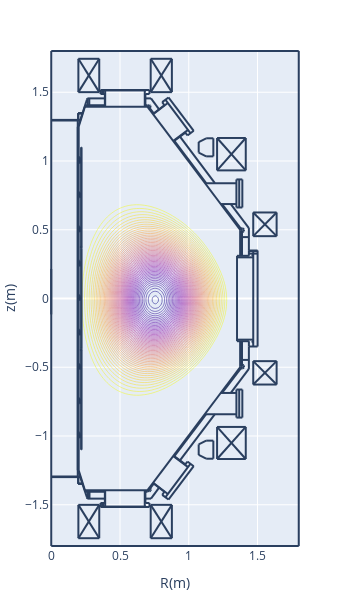

Notebook code for this chart:
### Code cell
# poloidal current
pl.d_contour(cond['pol_current'])

### Figure 1 — Plotly figure (JSON) as saved in the notebook; plotly's stock layout.template omitted (floating-point values rounded to 4 significant figures; data arrays with more than 128 entries replaced by an {"elided": "..."} marker saying what was removed)
{"data": [{"contours": {"coloring": "lines"}, "dx": 0.02, "dy": 0.02, "ncontours": 100, "showscale": false, "type": "contour", "x0": 0, "y0": -1.8, "z": {"elided": "181x91 float values"}}], "layout": {"height": 597.3, "margin": {"autoexpand": false, "b": 50, "l": 50, "r": 50, "t": 50}, "shapes": [{"type": "line", "x0": 0.2652, "x1": 0.2652, "y0": -1.406, "y1": -1.455}, {"type": "line", "x0": 0.2766, "x1": 0.2766, "y0": -1.406, "y1": -1.455}, {"type": "line", "x0": 0.1927, "x1": 0.1927, "y0": -1.299, "y1": 1.299}, {"type": "line", "x0": 0.1927, "x1": 0.1927, "y0": -1.249, "y1": 1.249}, {"type": "line", "x0": 0.195, "x1": 0.195, "y0": -1.251, "y1": 1.249}, {"type": "line", "x0": 0.1995, "x1": 0.1995, "y0": -1.249, "y1": 1.249}, {"type": "line", "x0": 1.376, "x1": 0.7005, "y0": 0.4965, "y1": 1.394}, {"type": "line", "x0": 0.2199, "x1": 0.2199, "y0": 0.3695, "y1": 1.099}, {"type": "line", "x0": 0.2176, "x1": 0.2176, "y0": 0.3695, "y1": 1.099}, {"type": "line", "x0": 1.376, "x1": 0.7005, "y0": -0.4965, "y1": -1.394}, {"type": "line", "x0": 0.2176, "x1": 0.2176, "y0": -0.3695, "y1": -1.099}, {"type": "line", "x0": 0.2199, "x1": 0.2199, "y0": -0.3695, "y1": -1.099}, {"type": "line", "x0": 0.1995, "x1": 0.2448, "y0": -1.249, "y1": -1.394}, {"type": "line", "x0": 0.1972, "x1": 0.1972, "y0": -1.299, "y1": -1.344}, {"type": "line", "x0": 0.195, "x1": 0.195, "y0": -1.299, "y1": -1.349}, {"type": "line", "x0": 0.195, "x1": 0.229, "y0": -1.349, "y1": -1.349}, {"type": "line", "x0": 0.195, "x1": 0.2267, "y0": -1.344, "y1": -1.344}, {"type": "line", "x0": 0.1995, "x1": 0.1995, "y0": -0.9975, "y1": -0.9748}, {"type": "line", "x0": 0.2086, "x1": 0.2086, "y0": -1.009, "y1": -0.9907}, {"type": "line", "x0": 0.2086, "x1": 0.2086, "y0": -1.009, "y1": -0.9929}, {"type": "line", "x0": 0.2063, "x1": 0.2063, "y0": -1.011, "y1": -0.9748}, {"type": "line", "x0": 0, "x1": 0.2108, "y0": -1.294, "y1": -1.294}, {"type": "line", "x0": 0, "x1": 0.2131, "y0": -1.299, "y1": -1.299}, {"type": "line", "x0": 0.1995, "x1": 0.1995, "y0": -1.011, "y1": -1.002}, {"type": "line", "x0": 0.2063, "x1": 0.2086, "y0": -1.007, "y1": -1.007}, {"type": "line", "x0": 0.2086, "x1": 0.2086, "y0": -1.004, "y1": -1.004}, {"type": "line", "x0": 0.2086, "x1": 0.2176, "y0": -1.009, "y1": -1.009}, {"type": "line", "x0": 0.1995, "x1": 0.2063, "y0": -1.011, "y1": -1.011}, {"type": "line", "x0": 0.2199, "x1": 0.2176, "y0": -1.099, "y1": -1.099}, {"type": "line", "x0": 0.2063, "x1": 0.2086, "y0": -0.9929, "y1": -0.9929}, {"type": "line", "x0": 0.2086, "x1": 0.2086, "y0": -0.9975, "y1": -0.9975}, {"type": "line", "x0": 0.2086, "x1": 0.2176, "y0": -0.9929, "y1": -0.9929}, {"type": "line", "x0": 0.2086, "x1": 0.2176, "y0": -0.9907, "y1": -0.9907}, {"type": "line", "x0": 0.1995, "x1": 0.2063, "y0": -0.9748, "y1": -0.9748}, {"type": "line", "x0": 0.2086, "x1": 0.2176, "y0": -0.7594, "y1": -0.7594}, {"type": "line", "x0": 0.1995, "x1": 0.2063, "y0": -0.7617, "y1": -0.7617}, {"type": "line", "x0": 0.2086, "x1": 0.2086, "y0": -0.7594, "y1": -0.7413}, {"type": "line", "x0": 0.2086, "x1": 0.2086, "y0": -0.7594, "y1": -0.739}, {"type": "line", "x0": 0.1995, "x1": 0.1995, "y0": -0.7617, "y1": -0.7526}, {"type": "line", "x0": 0.2063, "x1": 0.2063, "y0": -0.7617, "y1": -0.7254}, {"type": "line", "x0": 0.1995, "x1": 0.2063, "y0": -0.7254, "y1": -0.7254}, {"type": "line", "x0": 0.2086, "x1": 0.2176, "y0": -0.739, "y1": -0.739}, {"type": "line", "x0": 0.2086, "x1": 0.2176, "y0": -0.7413, "y1": -0.7413}, {"type": "line", "x0": 0.2086, "x1": 0.2086, "y0": -0.7526, "y1": -0.7526}, {"type": "line", "x0": 0.2063, "x1": 0.2086, "y0": -0.7572, "y1": -0.7572}, {"type": "line", "x0": 0.2086, "x1": 0.2086, "y0": -0.7458, "y1": -0.7458}, {"type": "line", "x0": 0.2063, "x1": 0.2086, "y0": -0.7436, "y1": -0.7436}, {"type": "line", "x0": 0.1995, "x1": 0.1995, "y0": -0.7481, "y1": -0.7254}, {"type": "line", "x0": 0.3582, "x1": 0.7141, "y0": -1.517, "y1": -1.517}, {"type": "line", "x0": 0.3854, "x1": 0.6869, "y0": -1.514, "y1": -1.514}, {"type": "line", "x0": 0.3854, "x1": 0.6869, "y0": -1.514, "y1": -1.514}, {"type": "line", "x0": 0.2426, "x1": 0.7096, "y0": -1.394, "y1": -1.394}, {"type": "line", "x0": 0.3922, "x1": 0.3922, "y0": -1.514, "y1": -1.394}, {"type": "line", "x0": 0.3582, "x1": 0.3582, "y0": -1.517, "y1": -1.487}, {"type": "line", "x0": 0.3786, "x1": 0.3786, "y0": -1.517, "y1": -1.487}, {"type": "line", "x0": 0.3695, "x1": 0.3695, "y0": -1.517, "y1": -1.487}, {"type": "line", "x0": 0.3831, "x1": 0.3831, "y0": -1.517, "y1": -1.512}, {"type": "line", "x0": 0.3831, "x1": 0.3854, "y0": -1.512, "y1": -1.514}, {"type": "line", "x0": 0.3854, "x1": 0.3854, "y0": -1.514, "y1": -1.514}, {"type": "line", "x0": 0.3899, "x1": 0.263, "y0": -1.455, "y1": -1.455}, {"type": "line", "x0": 0.3582, "x1": 0.3899, "y0": -1.487, "y1": -1.487}, {"type": "line", "x0": 0.2471, "x1": 0.3899, "y0": -1.406, "y1": -1.406}, {"type": "line", "x0": 0.2766, "x1": 0.2766, "y0": -1.455, "y1": -1.406}, {"type": "line", "x0": 0.2652, "x1": 0.2652, "y0": -1.455, "y1": -1.406}, {"type": "line", "x0": 0.2584, "x1": 0.263, "y0": -1.444, "y1": -1.455}, {"type": "line", "x0": 0.2426, "x1": 0.2448, "y0": -1.394, "y1": -1.392}, {"type": "line", "x0": 0.3899, "x1": 0.3899, "y0": -1.487, "y1": -1.394}, {"type": "line", "x0": 0.6801, "x1": 0.6801, "y0": -1.514, "y1": -1.394}, {"type": "line", "x0": 0.7141, "x1": 0.7141, "y0": -1.517, "y1": -1.487}, {"type": "line", "x0": 0.6914, "x1": 0.6914, "y0": -1.517, "y1": -1.512}, {"type": "line", "x0": 0.6914, "x1": 0.6869, "y0": -1.512, "y1": -1.514}, {"type": "line", "x0": 0.6869, "x1": 0.6869, "y0": -1.514, "y1": -1.514}, {"type": "line", "x0": 0.6846, "x1": 0.6846, "y0": -1.487, "y1": -1.394}, {"type": "line", "x0": 0.6846, "x1": 0.7141, "y0": -1.487, "y1": -1.487}, {"type": "line", "x0": 0.7254, "x1": 0.6846, "y0": -1.455, "y1": -1.455}, {"type": "line", "x0": 0.7118, "x1": 0.705, "y0": -1.392, "y1": -1.387}, {"type": "line", "x0": 0.7055, "x1": 0.715, "y0": -1.4, "y1": -1.402}, {"type": "line", "x0": 0.715, "x1": 0.7223, "y0": -1.402, "y1": -1.397}, {"type": "line", "x0": 0.7223, "x1": 0.7248, "y0": -1.397, "y1": -1.389}, {"type": "line", "x0": 0.7248, "x1": 0.7198, "y0": -1.389, "y1": -1.381}, {"type": "line", "x0": 0.6846, "x1": 0.7005, "y0": -1.406, "y1": -1.406}, {"type": "line", "x0": 0.2199, "x1": 0.2199, "y0": -0.3627, "y1": 0.3627}, {"type": "line", "x0": 0.2176, "x1": 0.2176, "y0": -0.3627, "y1": 0.3627}, {"type": "line", "x0": 0.1995, "x1": 0.1995, "y0": -0.4965, "y1": -0.4761}, {"type": "line", "x0": 0.2063, "x1": 0.2063, "y0": -0.5123, "y1": -0.4761}, {"type": "line", "x0": 0.1995, "x1": 0.1995, "y0": -0.5123, "y1": -0.5033}, {"type": "line", "x0": 0.2086, "x1": 0.2086, "y0": -0.5101, "y1": -0.4897}, {"type": "line", "x0": 0.2086, "x1": 0.2086, "y0": -0.5101, "y1": -0.4919}, {"type": "line", "x0": 0.2086, "x1": 0.2176, "y0": -0.5101, "y1": -0.5101}, {"type": "line", "x0": 0.2063, "x1": 0.2086, "y0": -0.4942, "y1": -0.4942}, {"type": "line", "x0": 0.2086, "x1": 0.2086, "y0": -0.4965, "y1": -0.4965}, {"type": "line", "x0": 0.2063, "x1": 0.2086, "y0": -0.5055, "y1": -0.5055}, {"type": "line", "x0": 0.2086, "x1": 0.2086, "y0": -0.5033, "y1": -0.5033}, {"type": "line", "x0": 0.2086, "x1": 0.2176, "y0": -0.4919, "y1": -0.4919}, {"type": "line", "x0": 0.2086, "x1": 0.2176, "y0": -0.4897, "y1": -0.4897}, {"type": "line", "x0": 0.1995, "x1": 0.2063, "y0": -0.5123, "y1": -0.5123}, {"type": "line", "x0": 0.1995, "x1": 0.2063, "y0": -0.4761, "y1": -0.4761}, {"type": "line", "x0": 0.2154, "x1": 0.2176, "y0": -0.365, "y1": -0.3627}, {"type": "line", "x0": 0.2206, "x1": 0.2218, "y0": -0.3642, "y1": -0.3614}, {"type": "line", "x0": 0.2199, "x1": 0.2176, "y0": -0.3695, "y1": -0.3695}, {"type": "line", "x0": 0.2176, "x1": 0.2154, "y0": -0.3786, "y1": -0.3786}, {"type": "line", "x0": 0.2154, "x1": 0.2154, "y0": -0.3786, "y1": -0.3695}, {"type": "line", "x0": 0.2176, "x1": 0.2176, "y0": -0.3786, "y1": -0.3695}, {"type": "line", "x0": 0.2169, "x1": 0.2157, "y0": -0.365, "y1": -0.3678}, {"type": "line", "x0": 0.2183, "x1": 0.2177, "y0": -0.3664, "y1": -0.3678}, {"type": "line", "x0": 0.2176, "x1": 0.2199, "y0": -0.3673, "y1": -0.365}, {"type": "line", "x0": 0.2192, "x1": 0.2197, "y0": -0.3628, "y1": -0.3614}, {"type": "line", "x0": 0.1995, "x1": 0.1995, "y0": -0.263, "y1": -0.2516}, {"type": "line", "x0": 0.2063, "x1": 0.2063, "y0": -0.263, "y1": -0.2267}, {"type": "line", "x0": 0.2086, "x1": 0.2086, "y0": -0.2607, "y1": -0.2426}, {"type": "line", "x0": 0.2086, "x1": 0.2086, "y0": -0.2607, "y1": -0.2403}, {"type": "line", "x0": 0.2086, "x1": 0.2176, "y0": -0.2607, "y1": -0.2607}, {"type": "line", "x0": 0.2086, "x1": 0.2086, "y0": -0.2539, "y1": -0.2539}, {"type": "line", "x0": 0.2063, "x1": 0.2086, "y0": -0.2562, "y1": -0.2562}, {"type": "line", "x0": 0.1995, "x1": 0.2063, "y0": -0.263, "y1": -0.263}, {"type": "line", "x0": 0.1995, "x1": 0.1995, "y0": -0.2471, "y1": -0.2267}, {"type": "line", "x0": 0.2086, "x1": 0.2176, "y0": -0.2403, "y1": -0.2403}, {"type": "line", "x0": 0.2086, "x1": 0.2176, "y0": -0.2426, "y1": -0.2426}, {"type": "line", "x0": 0.2086, "x1": 0.2086, "y0": -0.2471, "y1": -0.2471}, {"type": "line", "x0": 0.2063, "x1": 0.2086, "y0": -0.2426, "y1": -0.2426}, {"type": "line", "x0": 0.1995, "x1": 0.2063, "y0": -0.2267, "y1": -0.2267}, {"type": "line", "x0": 0.1995, "x1": 0.2063, "y0": -0.01133, "y1": -0.01133}, {"type": "line", "x0": 0.1995, "x1": 0.2063, "y0": 0.02494, "y1": 0.02494}, {"type": "line", "x0": 0.1995, "x1": 0.1995, "y0": -0.01133, "y1": -0.002267}, {"type": "line", "x0": 0.1995, "x1": 0.1995, "y0": 0.002267, "y1": 0.02494}, {"type": "line", "x0": 0.2063, "x1": 0.2063, "y0": -0.01133, "y1": 0.02494}, {"type": "line", "x0": 0.2086, "x1": 0.2086, "y0": -0.009068, "y1": 0.006801}, {"type": "line", "x0": 0.2086, "x1": 0.2086, "y0": -0.009068, "y1": 0.009068}, {"type": "line", "x0": 0.2086, "x1": 0.2176, "y0": -0.009068, "y1": -0.009068}, {"type": "line", "x0": 0.2086, "x1": 0.2086, "y0": -0.004534, "y1": -0.004534}, {"type": "line", "x0": 0.2063, "x1": 0.2086, "y0": -0.006801, "y1": -0.006801}, {"type": "line", "x0": 0.2086, "x1": 0.2176, "y0": 0.009068, "y1": 0.009068}, {"type": "line", "x0": 0.2086, "x1": 0.2176, "y0": 0.006801, "y1": 0.006801}, {"type": "line", "x0": 0.2086, "x1": 0.2086, "y0": 0.002267, "y1": 0.002267}, {"type": "line", "x0": 0.2063, "x1": 0.2086, "y0": 0.006801, "y1": 0.006801}, {"type": "line", "x0": 0.2176, "x1": 0.2176, "y0": 0.3786, "y1": 0.3695}, {"type": "line", "x0": 0.2154, "x1": 0.2154, "y0": 0.3786, "y1": 0.3695}, {"type": "line", "x0": 0.1995, "x1": 0.1995, "y0": 0.2516, "y1": 0.2743}, {"type": "line", "x0": 0.2063, "x1": 0.2063, "y0": 0.238, "y1": 0.2743}, {"type": "line", "x0": 0.2086, "x1": 0.2086, "y0": 0.2403, "y1": 0.2607}, {"type": "line", "x0": 0.1995, "x1": 0.2063, "y0": 0.238, "y1": 0.238}, {"type": "line", "x0": 0.1995, "x1": 0.1995, "y0": 0.238, "y1": 0.2471}, {"type": "line", "x0": 0.2063, "x1": 0.2086, "y0": 0.2562, "y1": 0.2562}, {"type": "line", "x0": 0.2086, "x1": 0.2086, "y0": 0.2539, "y1": 0.2539}, {"type": "line", "x0": 0.2086, "x1": 0.2176, "y0": 0.2584, "y1": 0.2584}, {"type": "line", "x0": 0.2063, "x1": 0.2086, "y0": 0.2426, "y1": 0.2426}, {"type": "line", "x0": 0.2086, "x1": 0.2086, "y0": 0.2471, "y1": 0.2471}, {"type": "line", "x0": 0.2086, "x1": 0.2176, "y0": 0.2403, "y1": 0.2403}, {"type": "line", "x0": 0.2086, "x1": 0.2086, "y0": 0.2403, "y1": 0.2584}, {"type": "line", "x0": 0.2086, "x1": 0.2176, "y0": 0.2607, "y1": 0.2607}, {"type": "line", "x0": 0.1995, "x1": 0.2063, "y0": 0.2743, "y1": 0.2743}, {"type": "line", "x0": 0.2177, "x1": 0.2183, "y0": 0.3696, "y1": 0.3682}, {"type": "line", "x0": 0.2157, "x1": 0.2169, "y0": 0.3696, "y1": 0.3668}, {"type": "line", "x0": 0.2176, "x1": 0.2199, "y0": 0.3673, "y1": 0.365}, {"type": "line", "x0": 0.2218, "x1": 0.2206, "y0": 0.3632, "y1": 0.366}, {"type": "line", "x0": 0.2154, "x1": 0.2176, "y0": 0.365, "y1": 0.3627}, {"type": "line", "x0": 0.2197, "x1": 0.2192, "y0": 0.3632, "y1": 0.3646}, {"type": "line", "x0": 0.2199, "x1": 0.2176, "y0": 0.3695, "y1": 0.3695}, {"type": "line", "x0": 0.2176, "x1": 0.2154, "y0": 0.3786, "y1": 0.3786}, {"type": "line", "x0": 0.1995, "x1": 0.1995, "y0": 0.5033, "y1": 0.5237}, {"type": "line", "x0": 0.1995, "x1": 0.1995, "y0": 0.4874, "y1": 0.4965}, {"type": "line", "x0": 0.2063, "x1": 0.2063, "y0": 0.4874, "y1": 0.5237}, {"type": "line", "x0": 0.2086, "x1": 0.2086, "y0": 0.4897, "y1": 0.5078}, {"type": "line", "x0": 0.2086, "x1": 0.2086, "y0": 0.4897, "y1": 0.5101}, {"type": "line", "x0": 0.2086, "x1": 0.2176, "y0": 0.4897, "y1": 0.4897}, {"type": "line", "x0": 0.2086, "x1": 0.2086, "y0": 0.4965, "y1": 0.4965}, {"type": "line", "x0": 0.2063, "x1": 0.2086, "y0": 0.4942, "y1": 0.4942}, {"type": "line", "x0": 0.2086, "x1": 0.2176, "y0": 0.5101, "y1": 0.5101}, {"type": "line", "x0": 0.2086, "x1": 0.2176, "y0": 0.5078, "y1": 0.5078}, {"type": "line", "x0": 0.2086, "x1": 0.2086, "y0": 0.5033, "y1": 0.5033}, {"type": "line", "x0": 0.2063, "x1": 0.2086, "y0": 0.5055, "y1": 0.5055}, {"type": "line", "x0": 0.1995, "x1": 0.2063, "y0": 0.4874, "y1": 0.4874}, {"type": "line", "x0": 0.1995, "x1": 0.2063, "y0": 0.5237, "y1": 0.5237}, {"type": "line", "x0": 1.501, "x1": 1.501, "y0": 0.3491, "y1": -0.3491}, {"type": "line", "x0": 1.351, "x1": 1.351, "y0": 0.3106, "y1": -0.3106}, {"type": "line", "x0": 1.469, "x1": 1.469, "y0": 0.3491, "y1": -0.3491}, {"type": "line", "x0": 1.387, "x1": 1.387, "y0": -0.3106, "y1": -0.4965}, {"type": "line", "x0": 1.374, "x1": 1.374, "y0": -0.3106, "y1": -0.4965}, {"type": "line", "x0": 1.462, "x1": 1.462, "y0": -0.3196, "y1": -0.3106}, {"type": "line", "x0": 1.437, "x1": 1.437, "y0": -0.3106, "y1": -0.3491}, {"type": "line", "x0": 1.437, "x1": 1.501, "y0": -0.3491, "y1": -0.3491}, {"type": "line", "x0": 1.437, "x1": 1.437, "y0": -0.3491, "y1": -0.5123}, {"type": "line", "x0": 1.379, "x1": 1.392, "y0": -0.5069, "y1": -0.5093}, {"type": "line", "x0": 1.392, "x1": 1.402, "y0": -0.5093, "y1": -0.4997}, {"type": "line", "x0": 1.402, "x1": 1.4, "y0": -0.4997, "y1": -0.4862}, {"type": "line", "x0": 1.4, "x1": 1.388, "y0": -0.4862, "y1": -0.48}, {"type": "line", "x0": 1.374, "x1": 1.374, "y0": -0.4965, "y1": -0.4987}, {"type": "line", "x0": 1.383, "x1": 1.378, "y0": -0.501, "y1": -0.4965}, {"type": "line", "x0": 1.387, "x1": 1.437, "y0": -0.4466, "y1": -0.4466}, {"type": "line", "x0": 1.462, "x1": 1.469, "y0": -0.3196, "y1": -0.3196}, {"type": "line", "x0": 1.351, "x1": 1.469, "y0": -0.2992, "y1": -0.2992}, {"type": "line", "x0": 1.351, "x1": 1.437, "y0": -0.3106, "y1": -0.3106}, {"type": "line", "x0": 1.462, "x1": 1.469, "y0": -0.3106, "y1": -0.3106}, {"type": "line", "x0": 1.437, "x1": 1.437, "y0": 0.5123, "y1": 0.3514}, {"type": "line", "x0": 1.387, "x1": 1.387, "y0": 0.4965, "y1": 0.3106}, {"type": "line", "x0": 1.374, "x1": 1.374, "y0": 0.4965, "y1": 0.3106}, {"type": "line", "x0": 1.437, "x1": 1.501, "y0": 0.3491, "y1": 0.3491}, {"type": "line", "x0": 1.501, "x1": 1.437, "y0": 0.3264, "y1": 0.3264}, {"type": "line", "x0": 1.501, "x1": 1.437, "y0": 0.3446, "y1": 0.3446}, {"type": "line", "x0": 1.351, "x1": 1.469, "y0": 0.2992, "y1": 0.2992}, {"type": "line", "x0": 1.351, "x1": 1.437, "y0": 0.3106, "y1": 0.3106}, {"type": "line", "x0": 1.462, "x1": 1.462, "y0": 0.3196, "y1": 0.3106}, {"type": "line", "x0": 1.437, "x1": 1.437, "y0": 0.3514, "y1": 0.3106}, {"type": "line", "x0": 1.462, "x1": 1.469, "y0": 0.3106, "y1": 0.3106}, {"type": "line", "x0": 1.462, "x1": 1.469, "y0": 0.3196, "y1": 0.3196}, {"type": "line", "x0": 1.388, "x1": 1.4, "y0": 0.4818, "y1": 0.488}, {"type": "line", "x0": 1.4, "x1": 1.402, "y0": 0.488, "y1": 0.5015}, {"type": "line", "x0": 1.402, "x1": 1.392, "y0": 0.5015, "y1": 0.5111}, {"type": "line", "x0": 1.392, "x1": 1.379, "y0": 0.5111, "y1": 0.5088}, {"type": "line", "x0": 1.387, "x1": 1.437, "y0": 0.4466, "y1": 0.4466}, {"type": "line", "x0": 1.374, "x1": 1.374, "y0": 0.4965, "y1": 0.4987}, {"type": "line", "x0": 1.383, "x1": 1.378, "y0": 0.501, "y1": 0.4965}, {"type": "line", "x0": 0.1995, "x1": 0.2448, "y0": 1.249, "y1": 1.394}, {"type": "line", "x0": 0.1995, "x1": 0.1995, "y0": 0.7526, "y1": 0.773}, {"type": "line", "x0": 0.2063, "x1": 0.2063, "y0": 0.7368, "y1": 0.773}, {"type": "line", "x0": 0.1995, "x1": 0.1995, "y0": 0.7368, "y1": 0.7481}, {"type": "line", "x0": 0.2063, "x1": 0.2086, "y0": 0.7572, "y1": 0.7572}, {"type": "line", "x0": 0.2086, "x1": 0.2086, "y0": 0.7526, "y1": 0.7526}, {"type": "line", "x0": 0.2063, "x1": 0.2086, "y0": 0.7436, "y1": 0.7436}, {"type": "line", "x0": 0.2086, "x1": 0.2086, "y0": 0.7458, "y1": 0.7458}, {"type": "line", "x0": 0.2086, "x1": 0.2086, "y0": 0.739, "y1": 0.7594}, {"type": "line", "x0": 0.2086, "x1": 0.2086, "y0": 0.739, "y1": 0.7572}, {"type": "line", "x0": 0.2086, "x1": 0.2176, "y0": 0.739, "y1": 0.739}, {"type": "line", "x0": 0.2086, "x1": 0.2176, "y0": 0.7572, "y1": 0.7572}, {"type": "line", "x0": 0.2086, "x1": 0.2176, "y0": 0.7594, "y1": 0.7594}, {"type": "line", "x0": 0.1995, "x1": 0.2063, "y0": 0.7368, "y1": 0.7368}, {"type": "line", "x0": 0.1995, "x1": 0.2063, "y0": 0.773, "y1": 0.773}, {"type": "line", "x0": 0.2086, "x1": 0.2086, "y0": 0.9907, "y1": 1.009}, {"type": "line", "x0": 0.2086, "x1": 0.2086, "y0": 0.9907, "y1": 1.007}, {"type": "line", "x0": 0.2086, "x1": 0.2176, "y0": 0.9907, "y1": 0.9907}, {"type": "line", "x0": 0.2086, "x1": 0.2176, "y0": 1.007, "y1": 1.007}, {"type": "line", "x0": 0.2086, "x1": 0.2176, "y0": 1.009, "y1": 1.009}, {"type": "line", "x0": 0.2063, "x1": 0.2063, "y0": 0.9884, "y1": 1.025}, {"type": "line", "x0": 0.2086, "x1": 0.2086, "y0": 1.009, "y1": 1.025}, {"type": "line", "x0": 0.1995, "x1": 0.1995, "y0": 1.002, "y1": 1.025}, {"type": "line", "x0": 0.1995, "x1": 0.1995, "y0": 1.002, "y1": 1.025}, {"type": "line", "x0": 0.1995, "x1": 0.1995, "y0": 0.9884, "y1": 0.9975}, {"type": "line", "x0": 0.2086, "x1": 0.2086, "y0": 1.009, "y1": 1.025}, {"type": "line", "x0": 0.2063, "x1": 0.2063, "y0": 0.9884, "y1": 1.025}, {"type": "line", "x0": 0.2086, "x1": 0.2176, "y0": 1.009, "y1": 1.009}, {"type": "line", "x0": 0.2086, "x1": 0.2176, "y0": 1.007, "y1": 1.007}, {"type": "line", "x0": 0.2086, "x1": 0.2176, "y0": 0.9907, "y1": 0.9907}, {"type": "line", "x0": 0.2086, "x1": 0.2086, "y0": 0.9907, "y1": 1.007}, {"type": "line", "x0": 0.2086, "x1": 0.2086, "y0": 0.9907, "y1": 1.009}, {"type": "line", "x0": 0.2086, "x1": 0.2086, "y0": 0.9952, "y1": 0.9952}, {"type": "line", "x0": 0.2086, "x1": 0.2086, "y0": 0.9884, "y1": 0.9907}, {"type": "line", "x0": 0.2063, "x1": 0.2086, "y0": 0.9929, "y1": 0.9929}, {"type": "line", "x0": 0.2086, "x1": 0.2086, "y0": 1.002, "y1": 1.002}, {"type": "line", "x0": 0.2063, "x1": 0.2086, "y0": 1.007, "y1": 1.007}, {"type": "line", "x0": 0.1995, "x1": 0.2086, "y0": 0.9884, "y1": 0.9884}, {"type": "line", "x0": 0.1995, "x1": 0.2086, "y0": 1.025, "y1": 1.025}, {"type": "line", "x0": 0.1995, "x1": 0.2086, "y0": 1.025, "y1": 1.025}, {"type": "line", "x0": 0.2063, "x1": 0.2086, "y0": 1.007, "y1": 1.007}, {"type": "line", "x0": 0.2086, "x1": 0.2086, "y0": 1.002, "y1": 1.002}, {"type": "line", "x0": 0.2063, "x1": 0.2086, "y0": 0.9929, "y1": 0.9929}, {"type": "line", "x0": 0.2086, "x1": 0.2086, "y0": 0.9884, "y1": 0.9907}, {"type": "line", "x0": 0.2086, "x1": 0.2086, "y0": 0.9952, "y1": 0.9952}, {"type": "line", "x0": 0.1995, "x1": 0.1995, "y0": 0.9884, "y1": 0.9975}, {"type": "line", "x0": 0.1995, "x1": 0.2086, "y0": 0.9884, "y1": 0.9884}, {"type": "line", "x0": 0.2199, "x1": 0.2176, "y0": 1.099, "y1": 1.099}, {"type": "line", "x0": 0, "x1": 0.2131, "y0": 1.299, "y1": 1.299}, {"type": "line", "x0": 0, "x1": 0.2108, "y0": 1.294, "y1": 1.294}, {"type": "line", "x0": 0.195, "x1": 0.2267, "y0": 1.344, "y1": 1.344}, {"type": "line", "x0": 0.195, "x1": 0.229, "y0": 1.349, "y1": 1.349}, {"type": "line", "x0": 0.195, "x1": 0.195, "y0": 1.299, "y1": 1.349}, {"type": "line", "x0": 0.1972, "x1": 0.1972, "y0": 1.299, "y1": 1.344}, {"type": "line", "x0": 0.2426, "x1": 0.2448, "y0": 1.394, "y1": 1.392}, {"type": "line", "x0": 0.7096, "x1": 0.7028, "y0": 1.394, "y1": 1.39}, {"type": "line", "x0": 0.718, "x1": 0.723, "y0": 1.385, "y1": 1.393}, {"type": "line", "x0": 0.723, "x1": 0.7205, "y0": 1.393, "y1": 1.402}, {"type": "line", "x0": 0.7205, "x1": 0.7132, "y0": 1.402, "y1": 1.407}, {"type": "line", "x0": 0.7132, "x1": 0.7037, "y0": 1.407, "y1": 1.404}, {"type": "line", "x0": 0.2426, "x1": 0.7096, "y0": 1.394, "y1": 1.394}, {"type": "line", "x0": 0.3854, "x1": 0.6869, "y0": 1.514, "y1": 1.514}, {"type": "line", "x0": 0.3854, "x1": 0.6869, "y0": 1.514, "y1": 1.514}, {"type": "line", "x0": 0.3582, "x1": 0.7141, "y0": 1.517, "y1": 1.517}, {"type": "line", "x0": 0.3899, "x1": 0.263, "y0": 1.455, "y1": 1.455}, {"type": "line", "x0": 0.2471, "x1": 0.3899, "y0": 1.406, "y1": 1.406}, {"type": "line", "x0": 0.3582, "x1": 0.3899, "y0": 1.487, "y1": 1.487}, {"type": "line", "x0": 0.2584, "x1": 0.263, "y0": 1.444, "y1": 1.455}, {"type": "line", "x0": 0.2652, "x1": 0.2652, "y0": 1.455, "y1": 1.406}, {"type": "line", "x0": 0.2766, "x1": 0.2766, "y0": 1.455, "y1": 1.406}, {"type": "line", "x0": 0.3582, "x1": 0.3582, "y0": 1.517, "y1": 1.487}, {"type": "line", "x0": 0.3899, "x1": 0.3899, "y0": 1.487, "y1": 1.394}, {"type": "line", "x0": 0.3922, "x1": 0.3922, "y0": 1.514, "y1": 1.394}, {"type": "line", "x0": 0.3854, "x1": 0.3854, "y0": 1.514, "y1": 1.514}, {"type": "line", "x0": 0.3831, "x1": 0.3854, "y0": 1.512, "y1": 1.514}, {"type": "line", "x0": 0.3831, "x1": 0.3831, "y0": 1.517, "y1": 1.512}, {"type": "line", "x0": 0.3695, "x1": 0.3695, "y0": 1.517, "y1": 1.487}, {"type": "line", "x0": 0.3786, "x1": 0.3786, "y0": 1.517, "y1": 1.487}, {"type": "line", "x0": 0.6846, "x1": 0.6846, "y0": 1.487, "y1": 1.394}, {"type": "line", "x0": 0.6801, "x1": 0.6801, "y0": 1.514, "y1": 1.394}, {"type": "line", "x0": 0.6846, "x1": 0.7005, "y0": 1.406, "y1": 1.406}, {"type": "line", "x0": 0.6846, "x1": 0.7141, "y0": 1.487, "y1": 1.487}, {"type": "line", "x0": 0.6869, "x1": 0.6869, "y0": 1.514, "y1": 1.514}, {"type": "line", "x0": 0.6914, "x1": 0.6869, "y0": 1.512, "y1": 1.514}, {"type": "line", "x0": 0.6914, "x1": 0.6914, "y0": 1.517, "y1": 1.512}, {"type": "line", "x0": 0.7141, "x1": 0.7141, "y0": 1.517, "y1": 1.487}, {"type": "line", "x0": 0.7254, "x1": 0.6846, "y0": 1.455, "y1": 1.455}, {"type": "line", "x0": 0.7844, "x1": 0.7254, "y0": 1.376, "y1": 1.455}, {"type": "line", "x0": 0.7458, "x1": 0.7005, "y0": 1.347, "y1": 1.406}, {"type": "line", "x0": 0, "x1": 0, "y0": 0.2154, "y1": -0.1156}, {"type": "line", "x0": 0.7844, "x1": 0.7254, "y0": -1.376, "y1": -1.455}, {"type": "line", "x0": 0.7458, "x1": 0.7005, "y0": -1.347, "y1": -1.406}, {"type": "line", "x0": 1.437, "x1": 1.306, "y0": 0.5123, "y1": 0.6869}, {"type": "line", "x0": 1.387, "x1": 1.242, "y0": 0.4965, "y1": 0.6869}, {"type": "line", "x0": 1.347, "x1": 1.118, "y0": 0.8388, "y1": 0.8388}, {"type": "line", "x0": 1.347, "x1": 1.347, "y0": 0.866, "y1": 0.662}, {"type": "line", "x0": 1.367, "x1": 1.367, "y0": 0.866, "y1": 0.662}, {"type": "line", "x0": 1.39, "x1": 1.39, "y0": 0.866, "y1": 0.662}, {"type": "line", "x0": 1.39, "x1": 1.347, "y0": 0.866, "y1": 0.866}, {"type": "line", "x0": 1.39, "x1": 1.347, "y0": 0.662, "y1": 0.662}, {"type": "line", "x0": 1.347, "x1": 1.233, "y0": 0.6869, "y1": 0.6869}, {"type": "line", "x0": 1.347, "x1": 1.118, "y0": -0.8411, "y1": -0.8411}, {"type": "line", "x0": 1.347, "x1": 1.347, "y0": -0.866, "y1": -0.662}, {"type": "line", "x0": 1.367, "x1": 1.367, "y0": -0.866, "y1": -0.662}, {"type": "line", "x0": 1.39, "x1": 1.39, "y0": -0.866, "y1": -0.662}, {"type": "line", "x0": 1.39, "x1": 1.347, "y0": -0.866, "y1": -0.866}, {"type": "line", "x0": 1.39, "x1": 1.347, "y0": -0.662, "y1": -0.662}, {"type": "line", "x0": 1.347, "x1": 1.233, "y0": -0.6869, "y1": -0.6869}, {"type": "line", "x0": 1.437, "x1": 1.306, "y0": -0.5123, "y1": -0.6869}, {"type": "line", "x0": 1.387, "x1": 1.242, "y0": -0.4965, "y1": -0.6869}, {"type": "line", "x0": 0.195, "x1": 0.2584, "y0": -1.251, "y1": -1.444}, {"type": "line", "x0": 0.195, "x1": 0.2584, "y0": 1.249, "y1": 1.444}, {"type": "line", "x0": 0.8524, "x1": 0.8071, "y0": 1.462, "y1": 1.428}, {"type": "line", "x0": 0.8071, "x1": 0.8229, "y0": 1.428, "y1": 1.406}, {"type": "line", "x0": 0.8229, "x1": 0.739, "y0": 1.406, "y1": 1.342}, {"type": "line", "x0": 0.8479, "x1": 0.7413, "y0": 1.421, "y1": 1.34}, {"type": "line", "x0": 0.8524, "x1": 1.036, "y0": 1.462, "y1": 1.22}, {"type": "line", "x0": 0.8297, "x1": 1.013, "y0": 1.446, "y1": 1.202}, {"type": "line", "x0": 0.9952, "x1": 0.8864, "y0": 1.226, "y1": 1.145}, {"type": "line", "x0": 1.036, "x1": 0.9907, "y0": 1.22, "y1": 1.186}, {"type": "line", "x0": 0.9748, "x1": 0.9907, "y0": 1.206, "y1": 1.186}, {"type": "line", "x0": 0.9748, "x1": 0.8887, "y0": 1.206, "y1": 1.143}, {"type": "line", "x0": 1.19, "x1": 0.9363, "y0": 0.8388, "y1": 1.177}, {"type": "line", "x0": 1.127, "x1": 0.8955, "y0": 0.8388, "y1": 1.147}, {"type": "line", "x0": 0.8524, "x1": 0.8071, "y0": -1.462, "y1": -1.428}, {"type": "line", "x0": 0.8071, "x1": 0.8229, "y0": -1.428, "y1": -1.406}, {"type": "line", "x0": 0.8229, "x1": 0.739, "y0": -1.406, "y1": -1.342}, {"type": "line", "x0": 0.8479, "x1": 0.7413, "y0": -1.421, "y1": -1.34}, {"type": "line", "x0": 0.8524, "x1": 1.036, "y0": -1.462, "y1": -1.22}, {"type": "line", "x0": 0.8297, "x1": 1.013, "y0": -1.446, "y1": -1.202}, {"type": "line", "x0": 0.9952, "x1": 0.8864, "y0": -1.226, "y1": -1.145}, {"type": "line", "x0": 1.036, "x1": 0.9907, "y0": -1.22, "y1": -1.186}, {"type": "line", "x0": 0.9748, "x1": 0.9907, "y0": -1.206, "y1": -1.186}, {"type": "line", "x0": 0.9748, "x1": 0.8887, "y0": -1.206, "y1": -1.143}, {"type": "line", "x0": 1.19, "x1": 0.9363, "y0": -0.8411, "y1": -1.177}, {"type": "line", "x0": 1.127, "x1": 0.8955, "y0": -0.8411, "y1": -1.147}, {"type": "line", "x0": 0.1972, "x1": 0.1972, "y0": -1.501, "y1": -1.743}, {"type": "line", "x0": 0.1972, "x1": 0.3491, "y0": -1.743, "y1": -1.743}, {"type": "line", "x0": 0.3491, "x1": 0.3491, "y0": -1.743, "y1": -1.501}, {"type": "line", "x0": 0.3491, "x1": 0.1972, "y0": -1.501, "y1": -1.501}, {"type": "line", "x0": 0.1972, "x1": 0.1972, "y0": 1.743, "y1": 1.501}, {"type": "line", "x0": 0.1972, "x1": 0.3491, "y0": 1.501, "y1": 1.501}, {"type": "line", "x0": 0.3491, "x1": 0.3491, "y0": 1.501, "y1": 1.743}, {"type": "line", "x0": 0.3491, "x1": 0.1972, "y0": 1.743, "y1": 1.743}, {"type": "line", "x0": 0.7232, "x1": 0.7232, "y0": 1.743, "y1": 1.501}, {"type": "line", "x0": 0.7232, "x1": 0.8773, "y0": 1.501, "y1": 1.501}, {"type": "line", "x0": 0.8773, "x1": 0.8773, "y0": 1.501, "y1": 1.743}, {"type": "line", "x0": 0.8773, "x1": 0.7232, "y0": 1.743, "y1": 1.743}, {"type": "line", "x0": 0.7232, "x1": 0.7232, "y0": -1.501, "y1": -1.743}, {"type": "line", "x0": 0.7232, "x1": 0.8773, "y0": -1.743, "y1": -1.743}, {"type": "line", "x0": 0.8773, "x1": 0.8773, "y0": -1.743, "y1": -1.501}, {"type": "line", "x0": 0.8773, "x1": 0.7232, "y0": -1.501, "y1": -1.501}, {"type": "line", "x0": 1.206, "x1": 1.206, "y0": -0.934, "y1": -1.168}, {"type": "line", "x0": 1.206, "x1": 1.415, "y0": -1.168, "y1": -1.168}, {"type": "line", "x0": 1.415, "x1": 1.415, "y0": -1.168, "y1": -0.934}, {"type": "line", "x0": 1.415, "x1": 1.206, "y0": -0.934, "y1": -0.934}, {"type": "line", "x0": 1.206, "x1": 1.206, "y0": 1.168, "y1": 0.9317}, {"type": "line", "x0": 1.206, "x1": 1.415, "y0": 0.9317, "y1": 0.9317}, {"type": "line", "x0": 1.415, "x1": 1.415, "y0": 0.9317, "y1": 1.168}, {"type": "line", "x0": 1.415, "x1": 1.206, "y0": 1.168, "y1": 1.168}, {"type": "line", "x0": 1.469, "x1": 1.469, "y0": 0.6257, "y1": 0.4534}, {"type": "line", "x0": 1.469, "x1": 1.639, "y0": 0.4534, "y1": 0.4534}, {"type": "line", "x0": 1.639, "x1": 1.639, "y0": 0.4534, "y1": 0.6257}, {"type": "line", "x0": 1.639, "x1": 1.469, "y0": 0.6257, "y1": 0.6257}, {"type": "line", "x0": 1.469, "x1": 1.469, "y0": -0.4557, "y1": -0.6257}, {"type": "line", "x0": 1.469, "x1": 1.639, "y0": -0.6257, "y1": -0.6257}, {"type": "line", "x0": 1.639, "x1": 1.639, "y0": -0.6257, "y1": -0.4557}, {"type": "line", "x0": 1.639, "x1": 1.469, "y0": -0.4557, "y1": -0.4557}, {"type": "line", "x0": 1.072, "x1": 1.127, "y0": 1.138, "y1": 1.165}, {"type": "line", "x0": 1.127, "x1": 1.179, "y0": 1.165, "y1": 1.165}, {"type": "line", "x0": 1.179, "x1": 1.179, "y0": 1.165, "y1": 1.034}, {"type": "line", "x0": 1.179, "x1": 1.127, "y0": 1.034, "y1": 1.034}, {"type": "line", "x0": 1.127, "x1": 1.072, "y0": 1.034, "y1": 1.061}, {"type": "line", "x0": 1.072, "x1": 1.072, "y0": 1.061, "y1": 1.138}, {"type": "line", "x0": 1.072, "x1": 1.072, "y0": -1.138, "y1": -1.061}, {"type": "line", "x0": 1.072, "x1": 1.127, "y0": -1.061, "y1": -1.034}, {"type": "line", "x0": 1.127, "x1": 1.179, "y0": -1.034, "y1": -1.034}, {"type": "line", "x0": 1.179, "x1": 1.179, "y0": -1.034, "y1": -1.165}, {"type": "line", "x0": 1.179, "x1": 1.127, "y0": -1.165, "y1": -1.165}, {"type": "line", "x0": 1.127, "x1": 1.072, "y0": -1.165, "y1": -1.138}, {"type": "line", "x0": 1.469, "x1": 1.639, "y0": 0.6257, "y1": 0.4534}, {"type": "line", "x0": 1.469, "x1": 1.639, "y0": 0.4534, "y1": 0.6257}, {"type": "line", "x0": 1.206, "x1": 1.415, "y0": 1.168, "y1": 0.9317}, {"type": "line", "x0": 1.206, "x1": 1.415, "y0": 0.9317, "y1": 1.168}, {"type": "line", "x0": 1.469, "x1": 1.639, "y0": -0.6257, "y1": -0.4557}, {"type": "line", "x0": 1.469, "x1": 1.639, "y0": -0.4557, "y1": -0.6257}, {"type": "line", "x0": 1.415, "x1": 1.206, "y0": -0.934, "y1": -1.168}, {"type": "line", "x0": 1.206, "x1": 1.415, "y0": -0.934, "y1": -1.168}, {"type": "line", "x0": 0.1972, "x1": 0.3491, "y0": -1.501, "y1": -1.743}, {"type": "line", "x0": 0.1972, "x1": 0.3491, "y0": -1.743, "y1": -1.501}, {"type": "line", "x0": 0.7232, "x1": 0.8773, "y0": -1.501, "y1": -1.743}, {"type": "line", "x0": 0.7232, "x1": 0.8773, "y0": -1.743, "y1": -1.501}, {"type": "line", "x0": 0.1972, "x1": 0.3491, "y0": 1.501, "y1": 1.743}, {"type": "line", "x0": 0.1972, "x1": 0.3491, "y0": 1.743, "y1": 1.501}, {"type": "line", "x0": 0.7232, "x1": 0.8773, "y0": 1.743, "y1": 1.501}, {"type": "line", "x0": 0.7232, "x1": 0.8773, "y0": 1.501, "y1": 1.743}, {"type": "line", "x0": 0, "x1": 1.8, "y0": 1.8, "y1": 1.8}, {"type": "line", "x0": 0, "x1": 1.8, "y0": -1.8, "y1": -1.8}, {"type": "line", "x0": 1.8, "x1": 1.8, "y0": -1.8, "y1": 1.8}, {"type": "line", "x0": 0, "x1": 0, "y0": 1.8, "y1": -1.8}], "width": 350, "xaxis": {"title": {"text": "R(m)"}}, "yaxis": {"scaleanchor": "x", "title": {"text": "z(m)"}}}}
